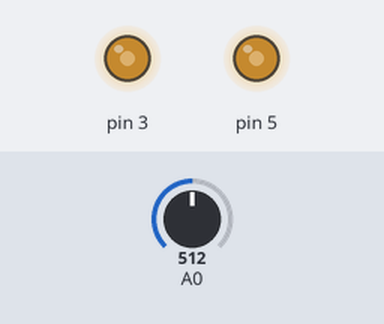
Recording of a sketch running on a simulated Arduino Uno, built with avr-gcc and run on an emulated ATmega328P. Shown: output pins drawn as LEDs (lit = HIGH). Inputs (shaded band) come from the test bench; at power-on: A0 = 512.

Above: at 1.2 s.
1.3 s: A0 set to 716
At 1.9 s:
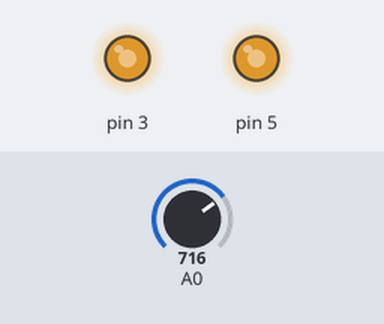
2.8 s: A0 set to 900
At 4.0 s:
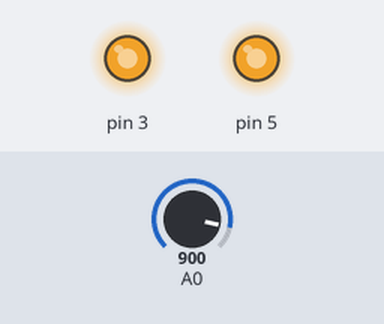
4.3 s: A0 set to 122
At 5.4 s:
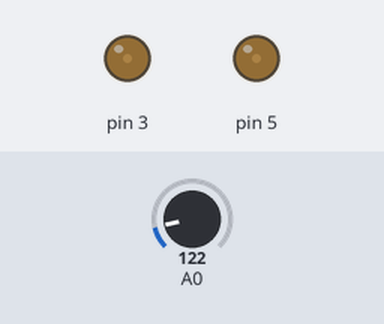
5.8 s: A0 set to 0
At 6.5 s:
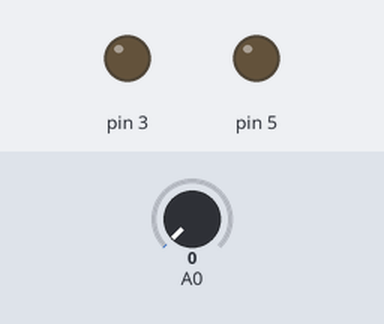
7.3 s: A0 set to 511
At 7.6 s:
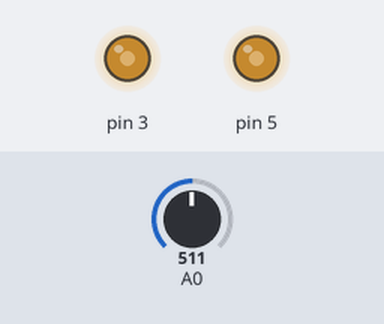
Timing chart, 0 to 9.8 s (numbered marks = the images above; inputs shaded):
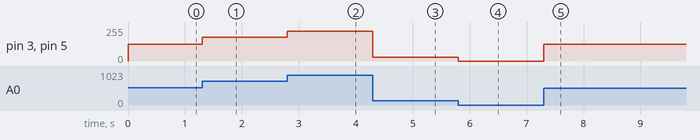

The sketch:

Code.ino
```cpp
void setup() {
  pinMode(A0, INPUT);
  pinMode(3, OUTPUT);
  pinMode(5, OUTPUT);
}

void loop() {
  int read, value;

  read = analogRead(A0);
  value = (read/1023.0)*255;

  analogWrite(3, value);
  analogWrite(5, value);
}
```

Measured:
- after the input at 1.3 s, pin 3, pin 5: 127/255 → 178/255 at once
- after the input at 2.8 s, pin 3, pin 5: 178/255 → 224/255 at once
- after the input at 4.3 s, pin 3, pin 5: 224/255 → 30/255 at once
- after the input at 5.8 s, pin 3, pin 5: 30/255 → 0/255 at once
- after the input at 7.3 s, pin 3, pin 5: 0/255 → 127/255 at once
